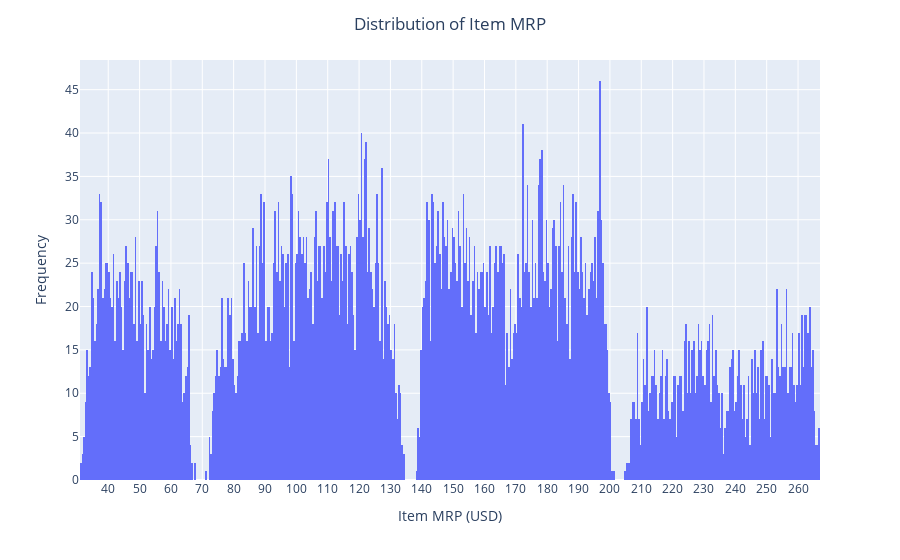

This figure's notebook cell:
### Code cell
# plt.figure(figsize=(18,8))
# df['Item_MRP'].hist(bins=100)
# x=np.arange(30,270,5)
# plt.xticks(x)

sns.set_style('darkgrid')
fig = px.histogram(df, x='Item_MRP', nbins=500)

fig.update_xaxes(showgrid=True, dtick=10)

fig.update_layout(
    title={
        'text': 'Distribution of Item MRP',
        'x': 0.5,  # Center the title
    },
    xaxis_title='Item MRP (USD)',
    yaxis_title='Frequency'
)

fig.show()

#0-69, 70-135, 136-202, 203-270

### Figure 1 — Plotly figure (JSON) as saved in the notebook; plotly's stock layout.template omitted (floating-point values rounded to 4 significant figures; data arrays with more than 128 entries replaced by an {"elided": "..."} marker saying what was removed)
{"data": [{"alignmentgroup": "True", "bingroup": "x", "hovertemplate": "Item_MRP=%{x}<br>count=%{y}<extra></extra>", "legendgroup": "", "marker": {"color": "#636efa", "pattern": {"shape": ""}}, "name": "", "nbinsx": 500, "offsetgroup": "", "orientation": "v", "showlegend": false, "type": "histogram", "x": {"elided": "8523 float values"}, "xaxis": "x", "yaxis": "y"}], "layout": {"barmode": "relative", "legend": {"tracegroupgap": 0}, "margin": {"t": 60}, "title": {"text": "Distribution of Item MRP", "x": 0.5}, "xaxis": {"anchor": "y", "domain": [0, 1], "dtick": 10, "showgrid": true, "title": {"text": "Item MRP (USD)"}}, "yaxis": {"anchor": "x", "domain": [0, 1], "title": {"text": "Frequency"}}}}
